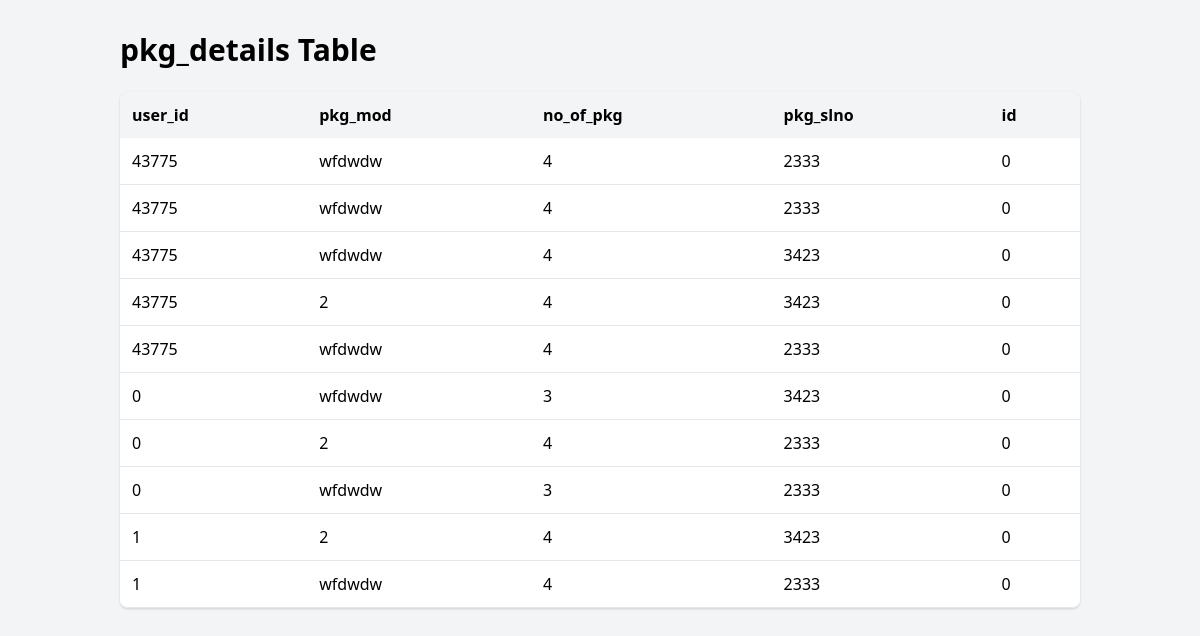
The app's page /pkg_details.php with its own data.
### tables this page shows
CREATE TABLE `pkg_details` (
  `user_id` int(5) NOT NULL,
  `pkg_mod` varchar(15) NOT NULL,
  `no_of_pkg` varchar(15) NOT NULL,
  `pkg_slno` varchar(15) NOT NULL,
  `id` int(11) NOT NULL
);

### pkg_details.php (the view, shortened to what this page needs)
<?php
$host = "localhost";
$username = "root";
$password = "";
$database = "project";
$connection = new mysqli($host, $username, $password, $database);
$query = "SELECT * FROM pkg_details";
$result = $connection->query($query);
if ($result->num_rows > 0) {
    ?>
   <html>
<head>
    <link rel="stylesheet" href="https://cdn.jsdelivr.net/npm/tailwindcss@2.2.19/dist/tailwind.min.css">
</head>
<body class="bg-gray-100">
<div class="container mx-auto p-8">
    <h3 class="text-3xl font-bold mb-6">pkg_details Table</h3>
    <div class="shadow overflow-hidden border-b border-gray-200 sm:rounded-lg">
        <table class="table">
            <thead>
            <tr>
                <th class="px-4 py-2">user_id</th>
                <th class="px-4 py-2">pkg_mod</th>
                <th class="px-4 py-2">no_of_pkg</th>
                <th class="px-4 py-2">pkg_slno</th>
                <th class="px-4 py-2">id</th>
            </tr>
            </thead>
            <tbody>
            <?php
            while ($row = $result->fetch_assoc()) {
                ?>
                <tr>
                    <td class="px-4 py-2"><?php echo $row["user_id"]; ?></td>
                    <td class="px-4 py-2"><?php echo $row["pkg_mod"]; ?></td>
                    <td class="px-4 py-2"><?php echo $row["no_of_pkg"]; ?></td>
                    <td class="px-4 py-2"><?php echo $row["pkg_slno"]; ?></td>
                    <td class="px-4 py-2"><?php echo $row["id"]; ?></td>
                </tr>
                <?php
            }
            ?>
            </tbody>
        </table>
    </div>
</div>
</body>
</html>
    <?php
} else {
    echo "No records found in the escrt_details table.";
}
?>

### pkg_details.php (style rules this page uses)
.table { width: 100%; }
.table th { background-color: #F3F4F6; font-weight: 600; padding: 0.75rem; text-align: left; }
.table td { background-color: #FFFFFF; padding: 0.75rem; vertical-align: top; border-bottom-width: 1px; border-bottom-color: #E5E7EB; }
.table tr:last-child td { border-bottom: none; }

### records on screen
pkg_details: user "43775", pkg_mod "wfdwdw", no_of_pkg "4", pkg_slno "2333", id "0"
pkg_details: user "43775", pkg_mod "wfdwdw", no_of_pkg "4", pkg_slno "2333", id "0"
pkg_details: user "43775", pkg_mod "wfdwdw", no_of_pkg "4", pkg_slno "3423", id "0"
pkg_details: user "43775", pkg_mod "2", no_of_pkg "4", pkg_slno "3423", id "0"
pkg_details: user "43775", pkg_mod "wfdwdw", no_of_pkg "4", pkg_slno "2333", id "0"
pkg_details: user "0", pkg_mod "wfdwdw", no_of_pkg "3", pkg_slno "3423", id "0"
pkg_details: user "0", pkg_mod "2", no_of_pkg "4", pkg_slno "2333", id "0"
pkg_details: user "0", pkg_mod "wfdwdw", no_of_pkg "3", pkg_slno "2333", id "0"
pkg_details: user "1", pkg_mod "2", no_of_pkg "4", pkg_slno "3423", id "0"
pkg_details: user "1", pkg_mod "wfdwdw", no_of_pkg "4", pkg_slno "2333", id "0"
